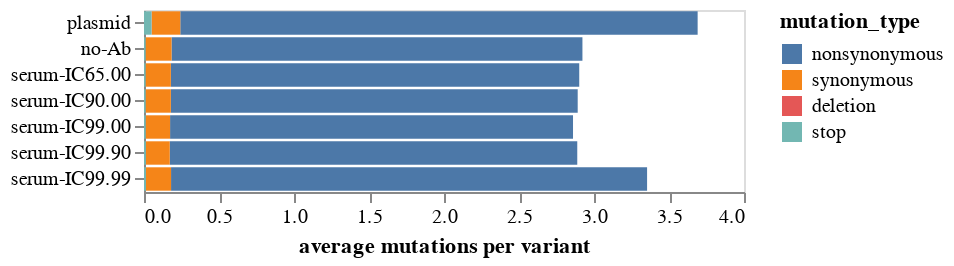

Here is the notebook cell this chart was saved with:
### Markdown cell above
Then, generate the same plot but with all relevant samples.

### Code cell
avg_muts_chart = (
    alt.Chart(
        avg_muts_reformatted.assign(order=lambda x: x["mutation_type"]
                        .map(lambda m: mut_types_sort.index(m))
                        ))
    .encode(
        x=alt.X(
            "number",
            title="average mutations per variant",
            axis=alt.Axis(grid=False),
        ),
        y=alt.Y(
            "sample",
            title=None,
            sort=['plasmid', 'no-Ab']
        ),
        color=alt.Color(
            "mutation_type",
            scale=alt.Scale(domain=mut_types_sort),
        ),
        order=alt.Order("order", sort="descending"),
    )
    .mark_bar()
    .properties(height=alt.Step(13), width=300)
    .configure_axis(labelLimit=500)
)

avg_muts_chart.save('scratch_notebooks/220303_summary_figures/scratch_figs/muts_per_variant.pdf')
avg_muts_chart

### Figure 1 — Vega-Lite specification as saved in the notebook (floating-point values rounded to 4 significant figures)
{"config": {"view": {"continuousWidth": 400, "continuousHeight": 300}, "axis": {"labelLimit": 500}}, "data": {"name": "data-f0a458b48b6ad4a732fd202283256009"}, "mark": "bar", "encoding": {"color": {"field": "mutation_type", "scale": {"domain": ["nonsynonymous", "synonymous", "deletion", "stop"]}, "type": "nominal"}, "order": {"field": "order", "sort": "descending", "type": "nominal"}, "x": {"axis": {"grid": false}, "field": "number", "title": "average mutations per variant", "type": "quantitative"}, "y": {"field": "sample", "sort": ["plasmid", "no-Ab"], "title": null, "type": "nominal"}}, "height": {"step": 13}, "width": 300, "$schema": "https://vega.github.io/schema/vega-lite/v4.17.0.json", "datasets": {"data-f0a458b48b6ad4a732fd202283256009": [{"library": "libA", "sample": "serum-IC65.00", "mutation_type": "nonsynonymous", "count": 1892557, "number": 2.722, "date": 220224, "virus_batch": 1, "sample_type": "antibody", "antibody": "AUSAB-07", "library_sample": "libA_220224_1_antibody_AUSAB-07_0.000158_1_rt1", "condition": "serum-IC65.00", "order": 0}, {"library": "libA", "sample": "serum-IC65.00", "mutation_type": "synonymous", "count": 1892557, "number": 0.1688, "date": 220224, "virus_batch": 1, "sample_type": "antibody", "antibody": "AUSAB-07", "library_sample": "libA_220224_1_antibody_AUSAB-07_0.000158_1_rt1", "condition": "serum-IC65.00", "order": 1}, {"library": "libA", "sample": "serum-IC65.00", "mutation_type": "stop", "count": 1892557, "number": 0.01032, "date": 220224, "virus_batch": 1, "sample_type": "antibody", "antibody": "AUSAB-07", "library_sample": "libA_220224_1_antibody_AUSAB-07_0.000158_1_rt1", "condition": "serum-IC65.00", "order": 3}, {"library": "libA", "sample": "serum-IC65.00", "mutation_type": "deletion", "count": 1892557, "number": 3.117e-05, "date": 220224, "virus_batch": 1, "sample_type": "antibody", "antibody": "AUSAB-07", "library_sample": "libA_220224_1_antibody_AUSAB-07_0.000158_1_rt1", "condition": "serum-IC65.00", "order": 2}, {"library": "libA", "sample": "serum-IC90.00", "mutation_type": "nonsynonymous", "count": 2552542, "number": 2.712, "date": 220224, "virus_batch": 1, "sample_type": "antibody", "antibody": "AUSAB-07", "library_sample": "libA_220224_1_antibody_AUSAB-07_0.000395_1", "condition": "serum-IC90.00", "order": 0}, {"library": "libA", "sample": "serum-IC90.00", "mutation_type": "synonymous", "count": 2552542, "number": 0.1685, "date": 220224, "virus_batch": 1, "sample_type": "antibody", "antibody": "AUSAB-07", "library_sample": "libA_220224_1_antibody_AUSAB-07_0.000395_1", "condition": "serum-IC90.00", "order": 1}, {"library": "libA", "sample": "serum-IC90.00", "mutation_type": "stop", "count": 2552542, "number": 0.0105, "date": 220224, "virus_batch": 1, "sample_type": "antibody", "antibody": "AUSAB-07", "library_sample": "libA_220224_1_antibody_AUSAB-07_0.000395_1", "condition": "serum-IC90.00", "order": 3}, {"library": "libA", "sample": "serum-IC90.00", "mutation_type": "deletion", "count": 2552542, "number": 3.173e-05, "date": 220224, "virus_batch": 1, "sample_type": "antibody", "antibody": "AUSAB-07", "library_sample": "libA_220224_1_antibody_AUSAB-07_0.000395_1", "condition": "serum-IC90.00", "order": 2}, {"library": "libA", "sample": "serum-IC99.00", "mutation_type": "nonsynonymous", "count": 2091776, "number": 2.686, "date": 220224, "virus_batch": 1, "sample_type": "antibody", "antibody": "AUSAB-07", "library_sample": "libA_220224_1_antibody_AUSAB-07_0.00158_1", "condition": "serum-IC99.00", "order": 0}, {"library": "libA", "sample": "serum-IC99.00", "mutation_type": "synonymous", "count": 2091776, "number": 0.1629, "date": 220224, "virus_batch": 1, "sample_type": "antibody", "antibody": "AUSAB-07", "library_sample": "libA_220224_1_antibody_AUSAB-07_0.00158_1", "condition": "serum-IC99.00", "order": 1}, {"library": "libA", "sample": "serum-IC99.00", "mutation_type": "stop", "count": 2091776, "number": 0.011, "date": 220224, "virus_batch": 1, "sample_type": "antibody", "antibody": "AUSAB-07", "library_sample": "libA_220224_1_antibody_AUSAB-07_0.00158_1", "condition": "serum-IC99.00", "order": 3}, {"library": "libA", "sample": "serum-IC99.00", "mutation_type": "deletion", "count": 2091776, "number": 2.725e-05, "date": 220224, "virus_batch": 1, "sample_type": "antibody", "antibody": "AUSAB-07", "library_sample": "libA_220224_1_antibody_AUSAB-07_0.00158_1", "condition": "serum-IC99.00", "order": 2}, {"library": "libA", "sample": "serum-IC99.90", "mutation_type": "nonsynonymous", "count": 1694145, "number": 2.717, "date": 220224, "virus_batch": 1, "sample_type": "antibody", "antibody": "AUSAB-07", "library_sample": "libA_220224_1_antibody_AUSAB-07_0.00632_1", "condition": "serum-IC99.90", "order": 0}, {"library": "libA", "sample": "serum-IC99.90", "mutation_type": "synonymous", "count": 1694145, "number": 0.1591, "date": 220224, "virus_batch": 1, "sample_type": "antibody", "antibody": "AUSAB-07", "library_sample": "libA_220224_1_antibody_AUSAB-07_0.00632_1", "condition": "serum-IC99.90", "order": 1}, {"library": "libA", "sample": "serum-IC99.90", "mutation_type": "stop", "count": 1694145, "number": 0.01255, "date": 220224, "virus_batch": 1, "sample_type": "antibody", "antibody": "AUSAB-07", "library_sample": "libA_220224_1_antibody_AUSAB-07_0.00632_1", "condition": "serum-IC99.90", "order": 3}, {"library": "libA", "sample": "serum-IC99.90", "mutation_type": "deletion", "count": 1694145, "number": 4.604e-05, "date": 220224, "virus_batch": 1, "sample_type": "antibody", "antibody": "AUSAB-07", "library_sample": "libA_220224_1_antibody_AUSAB-07_0.00632_1", "condition": "serum-IC99.90", "order": 2}, {"library": "libA", "sample": "serum-IC99.99", "mutation_type": "nonsynonymous", "count": 2237126, "number": 3.173, "date": 220224, "virus_batch": 1, "sample_type": "antibody", "antibody": "AUSAB-07", "library_sample": "libA_220224_1_antibody_AUSAB-07_0.0158_1", "condition": "serum-IC99.99", "order": 0}, {"library": "libA", "sample": "serum-IC99.99", "mutation_type": "synonymous", "count": 2237126, "number": 0.1671, "date": 220224, "virus_batch": 1, "sample_type": "antibody", "antibody": "AUSAB-07", "library_sample": "libA_220224_1_antibody_AUSAB-07_0.0158_1", "condition": "serum-IC99.99", "order": 1}, {"library": "libA", "sample": "serum-IC99.99", "mutation_type": "stop", "count": 2237126, "number": 0.01321, "date": 220224, "virus_batch": 1, "sample_type": "antibody", "antibody": "AUSAB-07", "library_sample": "libA_220224_1_antibody_AUSAB-07_0.0158_1", "condition": "serum-IC99.99", "order": 3}, {"library": "libA", "sample": "serum-IC99.99", "mutation_type": "deletion", "count": 2237126, "number": 6.973e-05, "date": 220224, "virus_batch": 1, "sample_type": "antibody", "antibody": "AUSAB-07", "library_sample": "libA_220224_1_antibody_AUSAB-07_0.0158_1", "condition": "serum-IC99.99", "order": 2}, {"library": "libA", "sample": "no-Ab", "mutation_type": "nonsynonymous", "count": 2452009, "number": 2.739, "date": 220224, "virus_batch": 1, "sample_type": "no-antibody_control", "antibody": null, "library_sample": "libA_220224_1_no-antibody_control_670ng_1", "condition": "no-Ab", "order": 0}, {"library": "libA", "sample": "no-Ab", "mutation_type": "synonymous", "count": 2452009, "number": 0.1733, "date": 220224, "virus_batch": 1, "sample_type": "no-antibody_control", "antibody": null, "library_sample": "libA_220224_1_no-antibody_control_670ng_1", "condition": "no-Ab", "order": 1}, {"library": "libA", "sample": "no-Ab", "mutation_type": "stop", "count": 2452009, "number": 0.01031, "date": 220224, "virus_batch": 1, "sample_type": "no-antibody_control", "antibody": null, "library_sample": "libA_220224_1_no-antibody_control_670ng_1", "condition": "no-Ab", "order": 3}, {"library": "libA", "sample": "no-Ab", "mutation_type": "deletion", "count": 2452009, "number": 4.853e-05, "date": 220224, "virus_batch": 1, "sample_type": "no-antibody_control", "antibody": null, "library_sample": "libA_220224_1_no-antibody_control_670ng_1", "condition": "no-Ab", "order": 2}, {"library": "libA", "sample": "plasmid", "mutation_type": "nonsynonymous", "count": 9795560, "number": 3.449, "date": 220224, "virus_batch": 1, "sample_type": "no-antibody_control", "antibody": null, "library_sample": "libA_220224_1_no-antibody_control_plasmid", "condition": "plasmid", "order": 0}, {"library": "libA", "sample": "plasmid", "mutation_type": "synonymous", "count": 9795560, "number": 0.1907, "date": 220224, "virus_batch": 1, "sample_type": "no-antibody_control", "antibody": null, "library_sample": "libA_220224_1_no-antibody_control_plasmid", "condition": "plasmid", "order": 1}, {"library": "libA", "sample": "plasmid", "mutation_type": "stop", "count": 9795560, "number": 0.05078, "date": 220224, "virus_batch": 1, "sample_type": "no-antibody_control", "antibody": null, "library_sample": "libA_220224_1_no-antibody_control_plasmid", "condition": "plasmid", "order": 3}, {"library": "libA", "sample": "plasmid", "mutation_type": "deletion", "count": 9795560, "number": 0.0004591, "date": 220224, "virus_batch": 1, "sample_type": "no-antibody_control", "antibody": null, "library_sample": "libA_220224_1_no-antibody_control_plasmid", "condition": "plasmid", "order": 2}]}}
